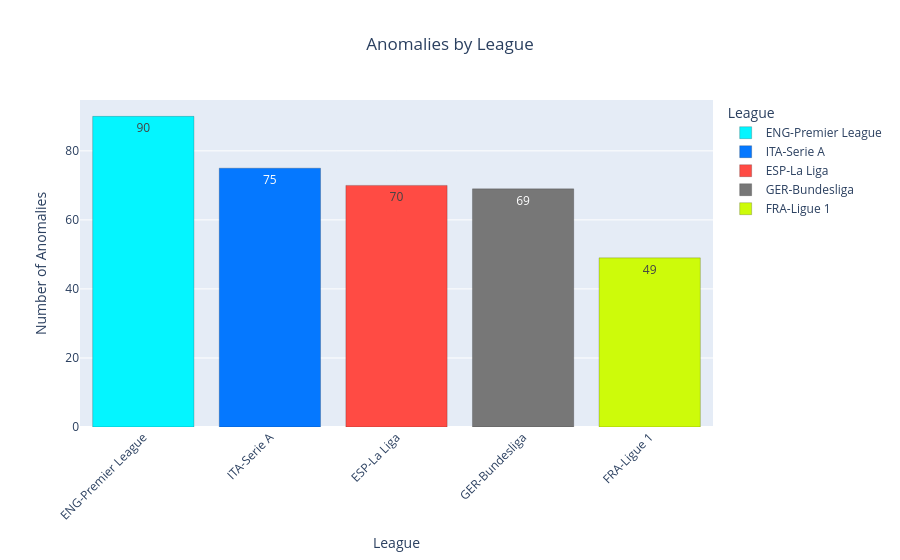

Here is the notebook cell this chart was saved with:
### Code cell
def anomalies_per_league(df, macro_pos=None):
    
    league_colors = {
        'ESP-La Liga': "#FF4B44",
        'ENG-Premier League': '#04F5FF',
        'GER-Bundesliga': "#777777",
        'FRA-Ligue 1': '#CDFB0A',
        'ITA-Serie A': '#0578FF'
    }
    
    if macro_pos is not None:
        df = df[df['macro_pos'] == macro_pos]
    
    count_by_league = df.groupby('league').agg(
        count=('league', 'count'),
        avg_anomaly_score=('robust_anomaly_score', 'mean')
    ).reset_index().sort_values('count', ascending=False)
    
    fig = px.bar(
        count_by_league,
        x='league',
        y='count',
        color='league',
        title=f'Anomalies by League',
        labels={'count': 'Number of Anomalies', 'league': 'League'},
        text='count',
        color_discrete_map=league_colors,
        hover_data={'avg_anomaly_score': ':.2f'}
    )
    
    fig.update_traces(textposition='auto', marker_line_width=0.2, marker_line_color='black')
    
    fig.update_layout(title_x=0.5, xaxis_tickangle=-45)
    fig.show()

anomalies_per_league(df)

### Figure 1 — Plotly figure (JSON) as saved in the notebook; plotly's stock layout.template omitted (floating-point values rounded to 4 significant figures)
{"data": [{"customdata": [[4.475]], "hovertemplate": "League=%{x}<br>Number of Anomalies=%{text}<br>avg_anomaly_score=%{customdata[0]:.2f}<extra></extra>", "legendgroup": "ENG-Premier League", "marker": {"color": "#04F5FF", "line": {"color": "black", "width": 0.2}, "pattern": {"shape": ""}}, "name": "ENG-Premier League", "orientation": "v", "showlegend": true, "text": [90.0], "textposition": "auto", "type": "bar", "x": ["ENG-Premier League"], "xaxis": "x", "y": [90], "yaxis": "y"}, {"customdata": [[4.244]], "hovertemplate": "League=%{x}<br>Number of Anomalies=%{text}<br>avg_anomaly_score=%{customdata[0]:.2f}<extra></extra>", "legendgroup": "ITA-Serie A", "marker": {"color": "#0578FF", "line": {"color": "black", "width": 0.2}, "pattern": {"shape": ""}}, "name": "ITA-Serie A", "orientation": "v", "showlegend": true, "text": [75.0], "textposition": "auto", "type": "bar", "x": ["ITA-Serie A"], "xaxis": "x", "y": [75], "yaxis": "y"}, {"customdata": [[4.244]], "hovertemplate": "League=%{x}<br>Number of Anomalies=%{text}<br>avg_anomaly_score=%{customdata[0]:.2f}<extra></extra>", "legendgroup": "ESP-La Liga", "marker": {"color": "#FF4B44", "line": {"color": "black", "width": 0.2}, "pattern": {"shape": ""}}, "name": "ESP-La Liga", "orientation": "v", "showlegend": true, "text": [70.0], "textposition": "auto", "type": "bar", "x": ["ESP-La Liga"], "xaxis": "x", "y": [70], "yaxis": "y"}, {"customdata": [[4.253]], "hovertemplate": "League=%{x}<br>Number of Anomalies=%{text}<br>avg_anomaly_score=%{customdata[0]:.2f}<extra></extra>", "legendgroup": "GER-Bundesliga", "marker": {"color": "#777777", "line": {"color": "black", "width": 0.2}, "pattern": {"shape": ""}}, "name": "GER-Bundesliga", "orientation": "v", "showlegend": true, "text": [69.0], "textposition": "auto", "type": "bar", "x": ["GER-Bundesliga"], "xaxis": "x", "y": [69], "yaxis": "y"}, {"customdata": [[4.428]], "hovertemplate": "League=%{x}<br>Number of Anomalies=%{text}<br>avg_anomaly_score=%{customdata[0]:.2f}<extra></extra>", "legendgroup": "FRA-Ligue 1", "marker": {"color": "#CDFB0A", "line": {"color": "black", "width": 0.2}, "pattern": {"shape": ""}}, "name": "FRA-Ligue 1", "orientation": "v", "showlegend": true, "text": [49.0], "textposition": "auto", "type": "bar", "x": ["FRA-Ligue 1"], "xaxis": "x", "y": [49], "yaxis": "y"}], "layout": {"barmode": "relative", "legend": {"title": {"text": "League"}, "tracegroupgap": 0}, "title": {"text": "Anomalies by League", "x": 0.5}, "xaxis": {"anchor": "y", "categoryarray": ["ENG-Premier League", "ITA-Serie A", "ESP-La Liga", "GER-Bundesliga", "FRA-Ligue 1"], "categoryorder": "array", "domain": [0, 1], "tickangle": -45, "title": {"text": "League"}}, "yaxis": {"anchor": "x", "domain": [0, 1], "title": {"text": "Number of Anomalies"}}}}
